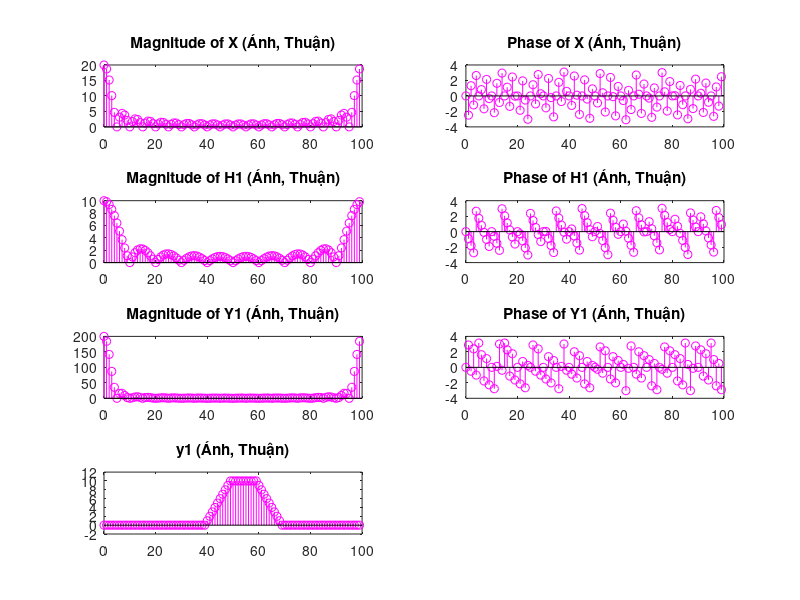
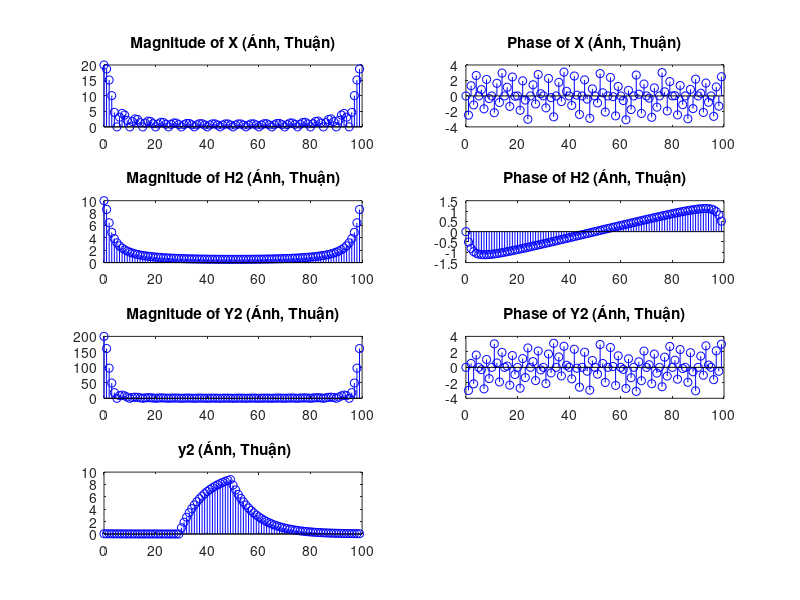
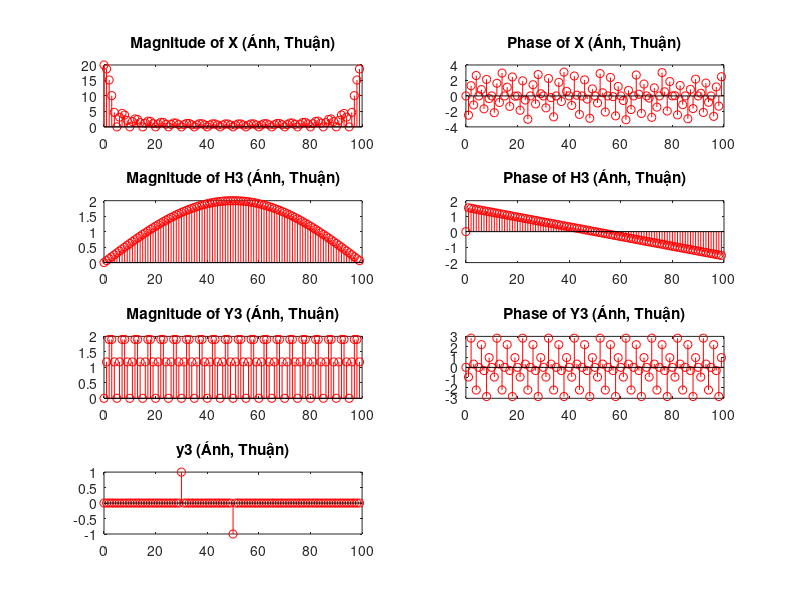

The MATLAB source for these figures, in order:
%% Date: 18/4/2024
%Laboratory 3:  Linear Convolution
% 4.4 Circular Convolution (25%)
%% Input 
n = 0:1:99;
x = [zeros(1,30) ones(1,70)] - [zeros(1,50) ones(1,50)];    % x(n) = u(n-30) – u(n-50)
h1 = [zeros(1,10) ones(1,90)] - [zeros(1,20) ones(1,80)];   % h1(n) = u(n-10) – u(n-20)
h2 = (0.9.^n).*ones(1,100);                                 % h2(n) = (0.9)^n*u(n)
h3 =  [1 -1 zeros(1,98)];                                   % h3(n) = δ(n) – δ(n-1) 

%% Performing the FFT on x(n) and h(n)
X = fft(x);
H1 = fft(h1);
H2 = fft(h2);
H3 = fft(h3);

% Multiplying the FFTs of x(n) and h(n)
Y1 = X.*H1;
Y2 = X.*H2;
Y3 = X.*H3;

% Performing the inverse FFT to get y(n)
y1 = ifft(Y1);
y2 = ifft(Y2);
y3 = ifft(Y3);

%% Plot
% y1
% y1
figure()
subplot(4,2,1)
stem(n(1:100),abs(X(1:100)),'m')  % Plot the magnitude of X
title('Magnitude of X (Ánh, Thuận)')
subplot(4,2,2)
stem(n(1:100),angle(X(1:100)),'m')  % Plot the phase of X
title('Phase of X (Ánh, Thuận)')

subplot(4,2,3)
stem(n(1:100),abs(H1(1:100)),'m')  % Plot the magnitude of H1
title('Magnitude of H1 (Ánh, Thuận)')
subplot(4,2,4)
stem(n(1:100),angle(H1(1:100)),'m')  % Plot the phase of H1
title('Phase of H1 (Ánh, Thuận)')

subplot(4,2,5)
stem(n(1:100),abs(Y1(1:100)),'m')  % Plot the magnitude of Y1
title('Magnitude of Y1 (Ánh, Thuận)')
subplot(4,2,6)
stem(n(1:100),angle(Y1(1:100)),'m')  % Plot the phase of Y1
title('Phase of Y1 (Ánh, Thuận)')

subplot(4,2,7)
stem(n(1:100),y1(1:100),'m')  % Plot the magnitude of y1
title('y1 (Ánh, Thuận)')


% y2
figure()
subplot(4,2,1)
stem(n(1:100),abs(X(1:100)),'b')  % Plot the magnitude of X
title('Magnitude of X (Ánh, Thuận)')
subplot(4,2,2)
stem(n(1:100),angle(X(1:100)),'b')  % Plot the phase of X
title('Phase of X (Ánh, Thuận)')

subplot(4,2,3)
stem(n(1:100),abs(H2(1:100)),'b')  % Plot the magnitude of H1
title('Magnitude of H2 (Ánh, Thuận)')
subplot(4,2,4)
stem(n(1:100),angle(H2(1:100)),'b')  % Plot the phase of H1
title('Phase of H2 (Ánh, Thuận)')

subplot(4,2,5)
stem(n(1:100),abs(Y2(1:100)),'b')  % Plot the magnitude of Y1
title('Magnitude of Y2 (Ánh, Thuận)')
subplot(4,2,6)
stem(n(1:100),angle(Y2(1:100)),'b')  % Plot the phase of Y1
title('Phase of Y2 (Ánh, Thuận)')

subplot(4,2,7)
stem(n(1:100),y2(1:100),'b')  % Plot the magnitude of y1
title(' y2 (Ánh, Thuận)');


% y3
figure()
subplot(4,2,1)
stem(n(1:100),abs(X(1:100)),'r')  % Plot the magnitude of X
title('Magnitude of X (Ánh, Thuận)')
subplot(4,2,2)
stem(n(1:100),angle(X(1:100)),'r')  % Plot the phase of X
title('Phase of X (Ánh, Thuận)')

subplot(4,2,3)
stem(n(1:100),abs(H3(1:100)),'r')  % Plot the magnitude of H1
title('Magnitude of H3 (Ánh, Thuận)')
subplot(4,2,4)
stem(n(1:100),angle(H3(1:100)),'r')  % Plot the phase of H1
title('Phase of H3 (Ánh, Thuận)')

subplot(4,2,5)
stem(n(1:100),abs(Y3(1:100)),'r')  % Plot the magnitude of Y1
title('Magnitude of Y3 (Ánh, Thuận)')
subplot(4,2,6)
stem(n(1:100),angle(Y3(1:100)),'r')  % Plot the phase of Y1
title('Phase of Y3 (Ánh, Thuận)')

subplot(4,2,7)
stem(n(1:100),y3(1:100),'r')  % Plot the magnitude of y1
title('y3 (Ánh, Thuận)');
